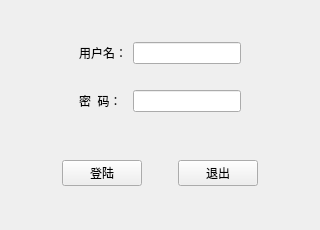
<?xml version="1.0" encoding="UTF-8"?>
<ui version="4.0">
 <class>Widget</class>
 <widget class="QWidget" name="Widget">
  <property name="geometry">
   <rect>
    <x>0</x>
    <y>0</y>
    <width>320</width>
    <height>230</height>
   </rect>
  </property>
  <property name="minimumSize">
   <size>
    <width>320</width>
    <height>230</height>
   </size>
  </property>
  <property name="maximumSize">
   <size>
    <width>320</width>
    <height>230</height>
   </size>
  </property>
  <property name="windowTitle">
   <string>登陆窗口</string>
  </property>
  <layout class="QVBoxLayout" name="verticalLayout">
   <item>
    <widget class="QWidget" name="widget" native="true">
     <property name="sizePolicy">
      <sizepolicy hsizetype="Preferred" vsizetype="Fixed">
       <horstretch>0</horstretch>
       <verstretch>0</verstretch>
      </sizepolicy>
     </property>
     <layout class="QGridLayout" name="gridLayout">
      <property name="leftMargin">
       <number>0</number>
      </property>
      <property name="rightMargin">
       <number>0</number>
      </property>
      <item row="0" column="2">
       <widget class="QLineEdit" name="lineEdit"/>
      </item>
      <item row="2" column="1">
       <widget class="QLabel" name="label_2">
        <property name="text">
         <string>密  码：</string>
        </property>
       </widget>
      </item>
      <item row="0" column="1">
       <widget class="QLabel" name="label">
        <property name="text">
         <string>用户名：</string>
        </property>
       </widget>
      </item>
      <item row="2" column="2">
       <widget class="QLineEdit" name="lineEdit_2"/>
      </item>
      <item row="0" column="3">
       <spacer name="horizontalSpacer_5">
        <property name="orientation">
         <enum>Qt::Horizontal</enum>
        </property>
        <property name="sizeHint" stdset="0">
         <size>
          <width>40</width>
          <height>20</height>
         </size>
        </property>
       </spacer>
      </item>
      <item row="0" column="0">
       <spacer name="horizontalSpacer_4">
        <property name="orientation">
         <enum>Qt::Horizontal</enum>
        </property>
        <property name="sizeHint" stdset="0">
         <size>
          <width>40</width>
          <height>20</height>
         </size>
        </property>
       </spacer>
      </item>
      <item row="1" column="1">
       <spacer name="verticalSpacer">
        <property name="orientation">
         <enum>Qt::Vertical</enum>
        </property>
        <property name="sizeHint" stdset="0">
         <size>
          <width>20</width>
          <height>20</height>
         </size>
        </property>
       </spacer>
      </item>
     </layout>
    </widget>
   </item>
   <item>
    <widget class="QWidget" name="widget_2" native="true">
     <property name="sizePolicy">
      <sizepolicy hsizetype="Preferred" vsizetype="Fixed">
       <horstretch>0</horstretch>
       <verstretch>0</verstretch>
      </sizepolicy>
     </property>
     <layout class="QHBoxLayout" name="horizontalLayout_3">
      <item>
       <spacer name="horizontalSpacer">
        <property name="orientation">
         <enum>Qt::Horizontal</enum>
        </property>
        <property name="sizeHint" stdset="0">
         <size>
          <width>40</width>
          <height>20</height>
         </size>
        </property>
       </spacer>
      </item>
      <item>
       <widget class="QPushButton" name="pushButton">
        <property name="text">
         <string>登陆</string>
        </property>
       </widget>
      </item>
      <item>
       <spacer name="horizontalSpacer_3">
        <property name="orientation">
         <enum>Qt::Horizontal</enum>
        </property>
        <property name="sizeType">
         <enum>QSizePolicy::Fixed</enum>
        </property>
        <property name="sizeHint" stdset="0">
         <size>
          <width>30</width>
          <height>20</height>
         </size>
        </property>
       </spacer>
      </item>
      <item>
       <widget class="QPushButton" name="pushButton_2">
        <property name="text">
         <string>退出</string>
        </property>
       </widget>
      </item>
      <item>
       <spacer name="horizontalSpacer_2">
        <property name="orientation">
         <enum>Qt::Horizontal</enum>
        </property>
        <property name="sizeHint" stdset="0">
         <size>
          <width>40</width>
          <height>20</height>
         </size>
        </property>
       </spacer>
      </item>
     </layout>
    </widget>
   </item>
  </layout>
 </widget>
 <layoutdefault spacing="6" margin="11"/>
 <resources/>
 <connections/>
</ui>
